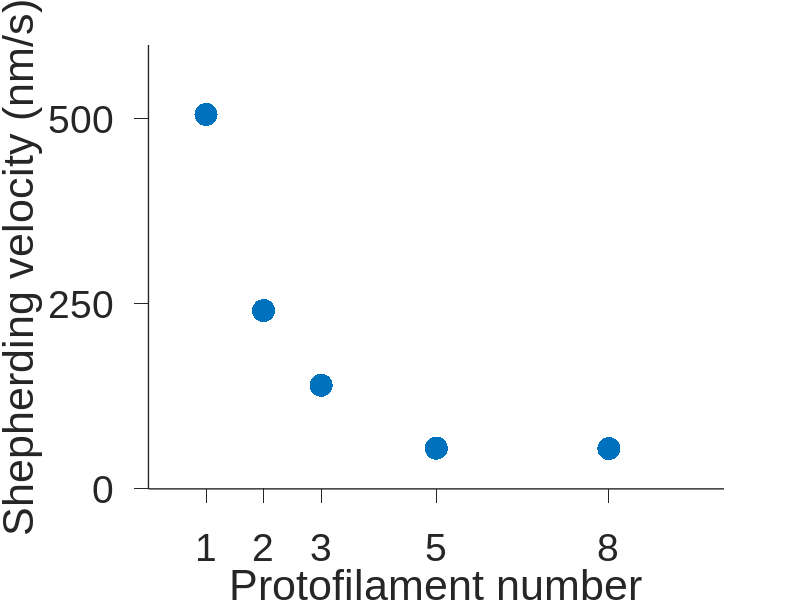

Recreate this plot in MATLAB.

vel = [506.1, 241.0, 140.0, 55.0, 54.5];
n_proto = [1, 2, 3, 5, 8];

%set(0, 'DefaultAxesFontName', 'Arial');
%set(0, 'DefaultTextFontName', 'Arial');

fig = figure('Position', [50 50 720 600]);
set(gcf, 'DefaultAxesFontName', 'Arial');
set(gcf, 'DefaultTextFontName', 'Arial');
hold on
plot(n_proto, vel, '.', 'MarkerSize', 50)

ylabel("Shepherding velocity (nm/s)");
yticks([0 250 500])
xlabel("Protofilament number")
xlim([0 10]);
xticks([1 2 3 5 8]);

set(gca,'box','off')
set(gca, 'FontSize', 28);
%fontname("arial");
%set(gca, 'FontName', 'arial');
set(gca,'TickDir','out');
set(gca,'LineWidth',1,'TickLength',[0.025 0.025]);